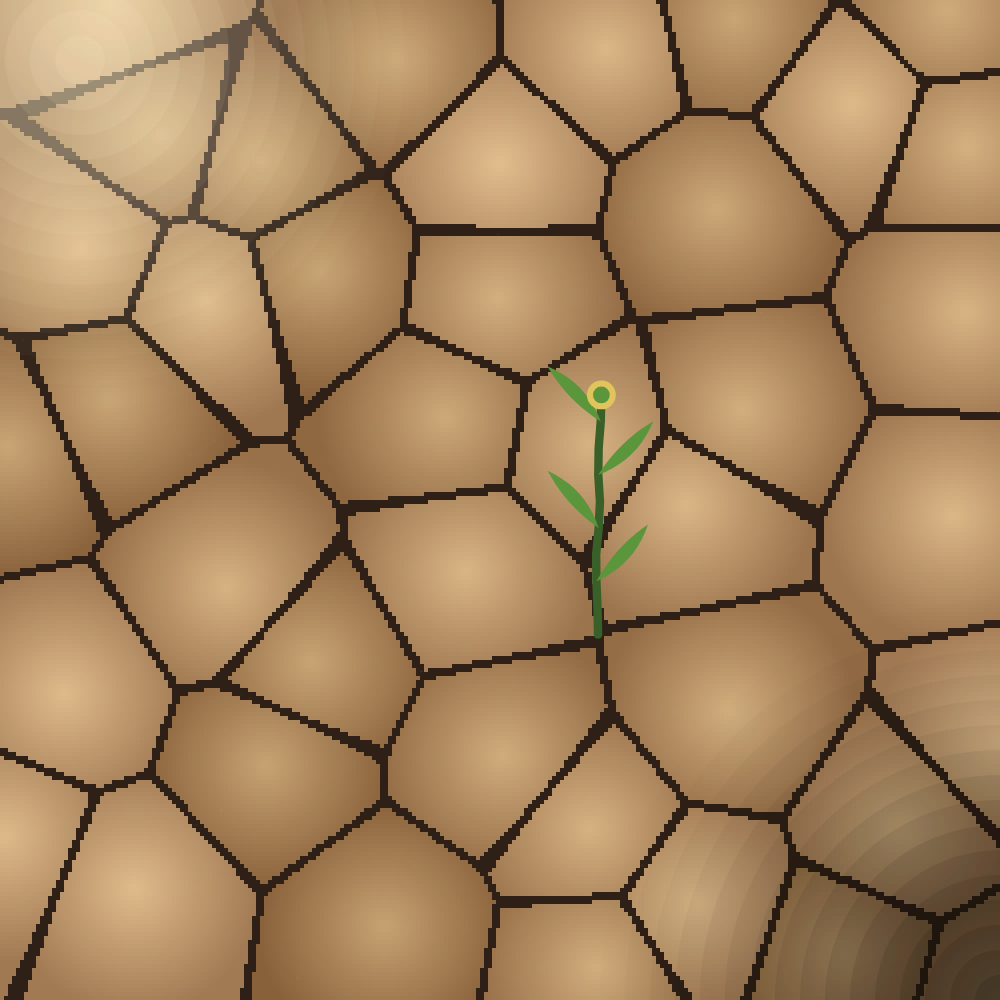
Frame 1 (no input)
Frame 2 (the mouse pressed at the canvas centre, redrawn once): identical to frame 1, image omitted

The p5.js sketch that drew this single still picture (run headless with seeded random() and noise() and a simulated clock; the mouse was pressed at the canvas centre and the sketch redrawn once):

// p5.js sketch
// ── sketch.js
/*
  ================================================================
  TERRA RACHADA
  ================================================================
  Um solo ressecado e rachado, em vista de cima, com um único broto
  verde nascendo bem no meio de uma das fendas. A superfície inteira
  — as placas de barro, as rachaduras entre elas — é construída com
  ruído de Worley (também chamado de ruído celular): em vez de somar
  ondas suaves como o ruído de Perlin, o Worley espalha alguns pontos
  pelo plano e, para cada posição, mede a distância até o ponto mais
  próximo. O resultado tem células e nervuras — o padrão clássico de
  solo rachado, pele ou pedra lascada.

  O canvas é quadrado e se adapta ao tamanho da janela disponível.
  Não há semente fixa de aleatoriedade: cada execução — e cada
  redimensionamento — sorteia um novo arranjo de placas e um novo
  lugar para o broto nascer.

  ----------------------------------------------------------------
  PRINCIPAIS TÉCNICAS
  ----------------------------------------------------------------
  - Distribuição dos pontos-semente (sortearPontosAfastados): em vez
    de sortear os pontos de forma totalmente livre — o que deixaria
    algumas placas enormes e outras minúsculas, grudadas demais —,
    cada novo ponto é escolhido entre vários candidatos, ficando
    sempre com o mais distante dos pontos já colocados. O resultado
    são placas de tamanho parecido, sem alinhar numa grade, muito
    mais perto de como o barro real racha.
  - Ruído de Worley (duasMenoresDistancias / desenharTerraRachada):
    para cada célula da grade de amostragem, calculamos a distância
    até o ponto-semente mais próximo (F1) e até o segundo mais
    próximo (F2). Onde F2 − F1 é pequeno, estamos exatamente na
    fronteira entre duas placas — é ali que a rachadura aparece. Fora
    dessas fronteiras, a cor de cada placa varia suavemente a partir
    do seu próprio centro (usando F1) e ganha um tom levemente
    diferente das vizinhas (um deslocamento fixo sorteado uma vez por
    placa), para que a superfície não pareça uniforme demais.
  - O broto (desenharBroto): a haste é uma curva levemente irregular,
    cada segmento apontando numa direção que se afasta aos poucos da
    vertical; as folhas são polígonos simples desenhados com
    beginShape()/vertex() e uma leve curvatura. É a única cor viva da
    composição, plantada exatamente sobre uma rachadura encontrada
    por busca local (encontrarFendaProxima), para reforçar a ideia de
    vida abrindo caminho por uma fresta.
  - Textura de poeira e vinheta de sol: uma leve pontilhagem
    (point()) espalhada pela superfície, e um brilho quente
    concentrado num dos cantos, sugerindo luz forte de sol a pino.
  ================================================================
*/

// ---------------------------------------------------------------
// PALETA
// ---------------------------------------------------------------
const TERRA_CLARA = [212, 176, 128]; // barro seco, sob luz direta
const TERRA_ESCURA = [150, 110, 72]; // barro seco, nas partes mais fundas de cada placa
const RACHADURA    = [46, 32, 22];   // o interior das fendas
const VERDE_BROTO  = [92, 150, 60];
const VERDE_SOMBRA = [58, 96, 42];
const BROTO_BROTINHO = [226, 196, 92]; // o pequeno broto/flor na ponta

function setup() {
  let lado = min(windowWidth, windowHeight);
  createCanvas(lado, lado);
  angleMode(DEGREES);
  noLoop();
  gerarComposicao();
}

function windowResized() {
  let lado = min(windowWidth, windowHeight);
  resizeCanvas(lado, lado);
  gerarComposicao();
}

function draw() {}

// ================================================================
// DISTRIBUIÇÃO DAS PLACAS
// ================================================================
// Para cada novo ponto, sorteiam-se "tentativas" candidatos e fica-se
// com o mais distante de todos os pontos já escolhidos. Poucas
// tentativas dão uma distribuição quase tão irregular quanto o
// sorteio livre; muitas tentativas aproximam de uma distribuição bem
// regular. O valor usado aqui fica no meio do caminho, de propósito:
// placas parecidas em tamanho, mas nunca perfeitamente uniformes.
function sortearPontosAfastados(n, tentativas) {
  let pontos = [];
  for (let i = 0; i < n; i++) {
    let melhor = null;
    let melhorDistancia = -1;
    for (let k = 0; k < tentativas; k++) {
      let candidato = createVector(random(width), random(height));
      let distanciaMinima = 99999;
      for (let p of pontos) {
        distanciaMinima = min(distanciaMinima, candidato.dist(p));
      }
      if (pontos.length === 0) distanciaMinima = 99999;
      if (distanciaMinima > melhorDistancia) {
        melhorDistancia = distanciaMinima;
        melhor = candidato;
      }
    }
    pontos.push(melhor);
  }
  return pontos;
}

// Distância ao ponto-semente mais próximo (F1) e ao segundo mais
// próximo (F2), além do índice de qual ponto é o mais próximo — é
// esse índice que decide a qual placa cada posição pertence.
function duasMenoresDistancias(x, y, pontos) {
  let d1 = Infinity, d2 = Infinity, indice1 = -1;
  for (let i = 0; i < pontos.length; i++) {
    let d = dist(x, y, pontos[i].x, pontos[i].y);
    if (d < d1) {
      d2 = d1;
      d1 = d;
      indice1 = i;
    } else if (d < d2) {
      d2 = d;
    }
  }
  return { d1, d2, indice1 };
}

// ================================================================
// TERRA RACHADA
// ================================================================
// A grade de amostragem não percorre pixel a pixel (ficaria pesado);
// cada bloco de "passo" pixels recebe uma única consulta ao Worley.
function desenharTerraRachada(pontos, tonsPorPlaca, espacamentoMedio) {
  let passo = 4;
  let limiarFenda = espacamentoMedio * 0.05;
  let raioSombra = espacamentoMedio * 0.8;

  noStroke();
  for (let x = 0; x < width; x += passo) {
    for (let y = 0; y < height; y += passo) {
      let { d1, d2, indice1 } = duasMenoresDistancias(x, y, pontos);
      let paredeDaCelula = d2 - d1;

      if (paredeDaCelula < limiarFenda) {
        fill(RACHADURA[0], RACHADURA[1], RACHADURA[2]);
      } else {
        let sombreado = map(d1, 0, raioSombra, 0, 1, true);
        let tom = tonsPorPlaca[indice1];
        let r = lerp(TERRA_CLARA[0], TERRA_ESCURA[0], sombreado) + tom;
        let g = lerp(TERRA_CLARA[1], TERRA_ESCURA[1], sombreado) + tom;
        let b = lerp(TERRA_CLARA[2], TERRA_ESCURA[2], sombreado) + tom;
        fill(r, g, b);
      }
      rect(x, y, passo, passo);
    }
  }
}

// Varre uma pequena região ao redor de um ponto-alvo e devolve a
// posição, dentro dela, mais perto do centro de uma fenda — usada
// para plantar o broto exatamente sobre uma rachadura de verdade,
// em vez de escolher uma posição solta.
function encontrarFendaProxima(alvo, pontos, raioBusca) {
  let melhor = alvo.copy();
  let melhorParede = Infinity;
  let passo = 3;
  for (let dx = -raioBusca; dx <= raioBusca; dx += passo) {
    for (let dy = -raioBusca; dy <= raioBusca; dy += passo) {
      let px = alvo.x + dx, py = alvo.y + dy;
      if (px < 0 || py < 0 || px > width || py > height) continue;
      let { d1, d2 } = duasMenoresDistancias(px, py, pontos);
      let parede = d2 - d1;
      if (parede < melhorParede) {
        melhorParede = parede;
        melhor = createVector(px, py);
      }
    }
  }
  return melhor;
}

// ================================================================
// TEXTURA E LUZ
// ================================================================
function desenharPoeira() {
  for (let i = 0; i < 700; i++) {
    let x = random(width), y = random(height);
    let tom = random(-10, 18);
    stroke(TERRA_CLARA[0] + tom, TERRA_CLARA[1] + tom, TERRA_CLARA[2] + tom, random(15, 45));
    strokeWeight(random(0.6, 1.8));
    point(x, y);
  }
}

function desenharVinheta() {
  noStroke();
  // brilho quente concentrado num canto, sugerindo sol a pino
  for (let raio = width * 0.75; raio > 0; raio -= width * 0.05) {
    let alfa = map(raio, 0, width * 0.75, 30, 0);
    fill(255, 235, 200, alfa);
    circle(width * 0.08, height * 0.06, raio);
  }
  // sombra fria no canto oposto, com a mesma técnica de círculos
  // concêntricos — evita a emenda visível que um retângulo de
  // borda dura deixaria
  for (let raio = width * 0.85; raio > 0; raio -= width * 0.05) {
    let alfa = map(raio, 0, width * 0.85, 40, 0);
    fill(25, 18, 12, alfa);
    circle(width * 1.0, height * 1.0, raio);
  }
}

// ================================================================
// O BROTO
// ================================================================
// A haste é uma sequência de segmentos curtos que vai se inclinando
// aos poucos — cada passo soma um pequeno desvio ao ângulo do passo
// anterior, em vez de sortear o ângulo do zero a cada vez, para que
// a curva pareça uma haste crescendo e não um raio quebrado.
function desenharBroto(base, altura) {
  let pos = base.copy();
  let angulo = -90 + random(-8, 8); // sobe (em p5, -90° aponta para cima)
  let pontosHaste = [pos.copy()];

  let nSegmentos = 9;
  let comprimentoSegmento = altura / nSegmentos;
  for (let i = 0; i < nSegmentos; i++) {
    angulo += random(-7, 7);
    pos = createVector(
      pos.x + comprimentoSegmento * cos(angulo),
      pos.y + comprimentoSegmento * sin(angulo)
    );
    pontosHaste.push(pos.copy());
  }

  stroke(VERDE_SOMBRA[0], VERDE_SOMBRA[1], VERDE_SOMBRA[2]);
  strokeWeight(max(2, altura * 0.035));
  noFill();
  beginShape();
  for (let p of pontosHaste) vertex(p.x, p.y);
  endShape();

  // folhas: pares nascendo em pontos alternados ao longo da haste
  for (let i = 2; i < pontosHaste.length - 1; i += 2) {
    let ladoEsquerdo = i % 4 === 0;
    desenharFolha(pontosHaste[i], altura * 0.32, ladoEsquerdo ? -1 : 1);
  }

  // brotinho na ponta
  let ponta = pontosHaste[pontosHaste.length - 1];
  noStroke();
  fill(BROTO_BROTINHO[0], BROTO_BROTINHO[1], BROTO_BROTINHO[2]);
  circle(ponta.x, ponta.y, altura * 0.12);
  fill(VERDE_BROTO[0], VERDE_BROTO[1], VERDE_BROTO[2]);
  circle(ponta.x, ponta.y, altura * 0.07);
}

// Calcula um ponto sobre uma curva quadrática de Bézier (p0 -> p1 é o
// controle -> p2), para t entre 0 e 1. Usada para desenhar a folha
// com pontos amostrados manualmente por vertex() — em vez de
// depender de quadraticVertex(), que não é usada em nenhum outro
// lugar deste sketch.
function pontoNaQuadratica(p0, p1, p2, t) {
  let umMenosT = 1 - t;
  return createVector(
    umMenosT * umMenosT * p0.x + 2 * umMenosT * t * p1.x + t * t * p2.x,
    umMenosT * umMenosT * p0.y + 2 * umMenosT * t * p1.y + t * t * p2.y
  );
}

function desenharFolha(origem, comprimento, direcao) {
  let angulo = -90 + direcao * random(35, 55);
  let ponta = createVector(
    origem.x + comprimento * cos(angulo),
    origem.y + comprimento * sin(angulo)
  );
  let meio = p5.Vector.lerp(origem, ponta, 0.5);
  let perpendicular = createVector(-(ponta.y - origem.y), ponta.x - origem.x).normalize();
  let controleA = p5.Vector.add(meio, p5.Vector.mult(perpendicular, comprimento * 0.22));
  let controleB = p5.Vector.sub(meio, p5.Vector.mult(perpendicular, comprimento * 0.12));

  noStroke();
  fill(VERDE_BROTO[0], VERDE_BROTO[1], VERDE_BROTO[2]);
  beginShape();
  let nPassos = 10;
  for (let i = 0; i <= nPassos; i++) {
    let p = pontoNaQuadratica(origem, controleA, ponta, i / nPassos);
    vertex(p.x, p.y);
  }
  for (let i = 0; i <= nPassos; i++) {
    let p = pontoNaQuadratica(ponta, controleB, origem, i / nPassos);
    vertex(p.x, p.y);
  }
  endShape(CLOSE);
}

// ================================================================
// COMPOSIÇÃO GERAL
// ================================================================
function gerarComposicao() {
  let nPlacas = 40;
  let pontos = sortearPontosAfastados(nPlacas, 12);
  let tonsPorPlaca = pontos.map(() => random(-14, 14));
  let espacamentoMedio = width / sqrt(nPlacas);

  background(TERRA_CLARA[0], TERRA_CLARA[1], TERRA_CLARA[2]);
  desenharTerraRachada(pontos, tonsPorPlaca, espacamentoMedio);
  desenharPoeira();

  let alvo = createVector(random(width * 0.3, width * 0.7), random(height * 0.5, height * 0.82));
  let baseDoBroto = encontrarFendaProxima(alvo, pontos, espacamentoMedio * 1.3);
  desenharBroto(baseDoBroto, height * 0.24);

  desenharVinheta();
}
